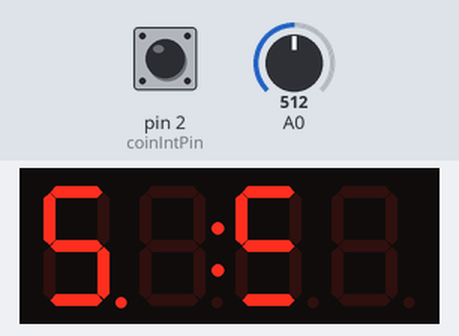
Bench run of a program on a simulated Arduino Nano, built with avr-gcc and run on an emulated ATmega328P. Parts: 4-digit seven-segment display. Wiring (inferred from the names in the program): HT16K33 LED driver at I2C address 0x70. The test bench sets the inputs (shaded band); at power-on: pin 2 (coinIntPin) HIGH, A0 = 512. Random numbers use the default seed unless the program sets one.

Above: at 1.2 s.
1.3 s: pin 2 (coinIntPin) pulled LOW for 0.15 s
At 2.5 s:
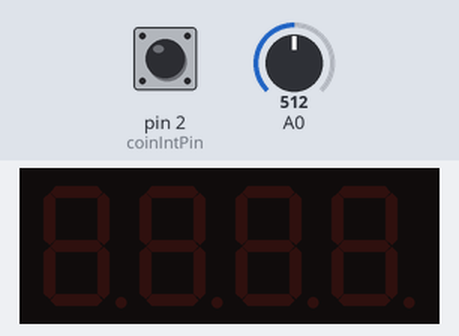
At 3.2 s:
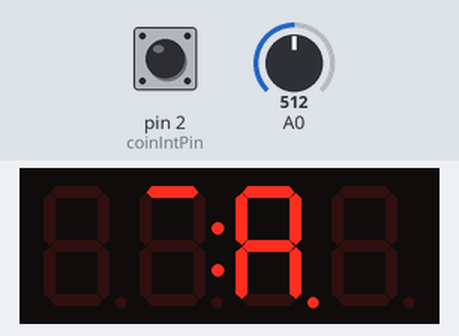
6.6 s: pin 2 (coinIntPin) pulled LOW for 1 s
At 9.15 s:
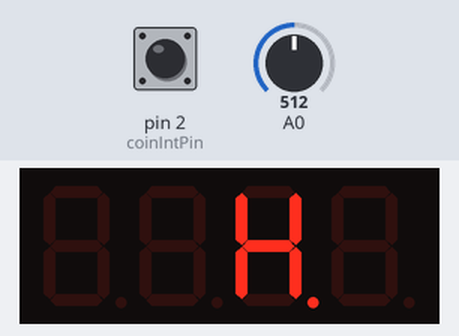
Timing chart, 0 to 10.7 s (numbered marks = the images above; inputs shaded):
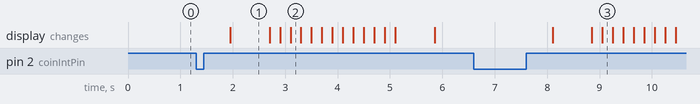

The program:

main.cpp
```cpp
#include <Arduino.h>
#include <Wire.h>
#include <Stepper.h>
#include <HT16K33Disp.h>
#include "billboard.h"
#include "price_handler.h"
#include "billboards_handler.h"
#include <random_seed.h>

#define RANDOM_SEED_PIN A1
static RandomSeed<RANDOM_SEED_PIN> randomizer;

HT16K33Disp disp(0x70, 1);

// #define PRICE_BUFFER 7
#define MESSAGE_BUFFER 40

#define BILLBOARD_BUFFER 60
#define PRICE_BUFFER 10

#define PRICE_DOWN_TIME 300000
#define PRICE_DOWN_STEP 5
#define PRICE_MIN 25
#define PRICE_MAX 995
#define PRICE_BOOST 4

#define BLANKING_TIME 750
#define HOME_TIMES 30

char price_buffer[PRICE_BUFFER];
char message_buffer[MESSAGE_BUFFER];

char billboard_buffer[BILLBOARD_BUFFER];
// char price_buffer[PRICE_BUFFER];

#define NUM_BILLBOARDS 10
const char template0[] PROGMEM = "%s";
const char template1[] PROGMEM = "    SWEETEN YOUR DAY only %s    ";
const char template2[] PROGMEM = "    OMG WTF %s for CANDY LOL    ";
const char template3[] PROGMEM = "    MOUTHGASM TIME just %s    ";
const char template4[] PROGMEM = "    SWEET DREAMS START HERE only %s    ";
const char template5[] PROGMEM = "    DON'T POSTPONE CANDY only %s    ";
const char template6[] PROGMEM = "    CLEANSE YOUR PALETTE for %s    ";
const char template7[] PROGMEM = "    A HANDFUL OF MAGIC just %s    ";
const char template8[] PROGMEM = "    DEFY THE DENTIST only %s    ";
const char template9[] PROGMEM = "    %s for SWEET SATISFACTION    ";
const char *const templates[] PROGMEM = {template0, template1, template2, template3, template4, template5, template6, template7, template8, template9};

PriceHandler price_handler(price_buffer, PRICE_DOWN_TIME, PRICE_DOWN_STEP, PRICE_MIN);
BillboardsHandler billboards_handler(billboard_buffer, NUM_BILLBOARDS, templates, BLANKING_TIME, HOME_TIMES);

// https://arduino.stackexchange.com/questions/60764/coin-recognition-using-coin-accepter-in-arduino-uno
// without a 100nF cap between the coin pin and ground, the pulses can be noisy

#define MOTOR_SPEED 9
#define MOTOR_PIN1 4
#define MOTOR_PIN2 5
#define MOTOR_PIN3 6
#define MOTOR_PIN4 7

#define COIN_GOLD 2
#define COIN_NICKEL 3
#define COIN_DIME 4
#define COIN_QUARTER 5
#define COIN_SPECIAL 6

#define MULTI_PURCHASE_DELAY 500
#define FUNDS_SHOW_TIME 1250

const int coinIntPin = 2;          //interruptPin 0 is digital pin 2
volatile boolean newCoin = false;
volatile int pulseCount;          //counts pulse for
volatile long timeFPulse = 0;     // to determine when First impulse was interrupted
int coinType;
long interval;           // to determine interval from first and last impulse
const int max_interval = 500;
int credits = 0;
int deposited = 0;

const int stepsPerRevolution = 2048;

Stepper myStepper(stepsPerRevolution, MOTOR_PIN1, MOTOR_PIN2, MOTOR_PIN3, MOTOR_PIN4);

void(* resetFunc) (void) = 0;

#define WHEEL_SEGMENTS 3
#define STEPS_PER_SEGMENT 693

int wheel_segment = 0;

void coinInserted(){
    newCoin = true;
    timeFPulse = millis();
    pulseCount++;
}

void setup() {
  myStepper.setSpeed(MOTOR_SPEED);
  // myStepper.step(stepsPerRevolution);

  randomizer.randomize();

  byte brightness[1] = { 3 };
  Wire.begin();
  disp.init(brightness);
  disp.clear();

  price_handler.begin(PRICE_MIN, millis());
  price_handler.refresh_price();
  billboards_handler.update_buffer(price_buffer);

  pinMode(coinIntPin, INPUT_PULLUP);
  attachInterrupt(digitalPinToInterrupt(coinIntPin), coinInserted, RISING);
}

void calibrate_wheel(){
  myStepper.step(stepsPerRevolution);
}

#define PRE_RELEASE_DELAY 100

void release_motor(){
  delay(PRE_RELEASE_DELAY);
  digitalWrite(MOTOR_PIN1, LOW);
  digitalWrite(MOTOR_PIN2, LOW);
  digitalWrite(MOTOR_PIN3, LOW);
  digitalWrite(MOTOR_PIN4, LOW);
}

void sendData(int coinType){
  if(coinType == COIN_SPECIAL){
    calibrate_wheel();
  }

  if(coinType == COIN_NICKEL) deposited += 5;
  if(coinType == COIN_DIME) deposited += 10;
  if(coinType == COIN_QUARTER) deposited += 25;
  if(coinType == COIN_GOLD) deposited += 100;

  price_handler.reset(millis());
  billboards_handler.reset();

  int current_price = price_handler.price();
  bool purchased = deposited >= current_price;

  if(purchased){
    disp.show_string("WAIT");
  }

  while(deposited >= current_price){
    deposited -= current_price;

	wheel_segment++;
    wheel_segment %= WHEEL_SEGMENTS;
    int leap_step = wheel_segment == 0 ? 1 : 0;
    myStepper.step(STEPS_PER_SEGMENT - leap_step);
    delay(MULTI_PURCHASE_DELAY);
    release_motor();
  }

  if(purchased) {
    price_handler.boost_price(PRICE_BOOST, PRICE_MAX);
    price_handler.refresh_price();
    // billboards_handler.update_buffer(current_price);
  }

  if(deposited == 0){
    disp.scroll_string("    THANK YOU    ");
    billboards_handler.update_buffer(price_buffer);
  } else {
    price_handler.format_price(deposited, price_buffer);
    sprintf(message_buffer, "%s", price_buffer);
    disp.scroll_string(message_buffer, FUNDS_SHOW_TIME);

    price_handler.refresh_price();
    billboards_handler.update_buffer(price_buffer);
  }
}

void loop()
{
  while (newCoin == true)
  {
    interval = millis() - timeFPulse;
    if(interval > max_interval)
    {
      coinType = pulseCount;
      sendData(coinType);
      pulseCount = 0;
      newCoin = false;
      }
  }

  unsigned long time = millis();

  if(price_handler.step(time)){
    price_handler.refresh_price();
    billboards_handler.update_buffer(price_buffer);
  }

  billboards_handler.run(time, &disp, price_buffer);
}
```

billboard.h
```cpp
#ifndef __BILLBOARD_H__
#define __BILLBOARD_H__
#include <HT16K33Disp.h>

class Billboard
{
public:
	explicit Billboard(char * buffer, int show_delay=0, int frame_delay=0);
	void begin(HT16K33Disp * display, int times);
	void reset_round(HT16K33Disp * display);
	bool step(HT16K33Disp * display, unsigned long time);

	char * _buffer;
	int _show_delay;
	int _frame_delay;

private:
	int _frames;
	int _num_times;
};

#endif
```

billboards_handler.h
```cpp
#ifndef __BILLBOARDS_HANDLER_H__
#define __BILLBOARDS_HANDLER_H__
#include <HT16K33Disp.h>
#include "billboard.h"

class BillboardsHandler
{
public:
	explicit BillboardsHandler(char * buffer, int num_templates, const char *const *templates, int blanking_time, int home_times, bool random=true, int show_delay=0, int frame_delay=0);
	void update_buffer(char *string);
	void run(unsigned long time, HT16K33Disp * display, char *string);
	void reset();
	bool handle_blanking(HT16K33Disp * display, unsigned long time);
	bool terminate_blanking(unsigned long time);
	void process_display(HT16K33Disp * display, char *string);
	void process_billboard_switch();
	byte run_times();

private:
	char *_buffer;
	int _num_billboards;
	Billboard *_billboard;
	const char * const* _templates;
	int _blanking_time;
	byte _home_times;
	bool _random;

	bool _running;
	byte _n_current_template;
	byte _n_next_template;
	bool _showing_home;
	bool _blanking;
	unsigned long _blanking_until;
};

#endif
```

billboard.cpp
```cpp
#include "billboard.h"

Billboard::Billboard(char * buffer, int show_delay, int frame_delay){
	_buffer = buffer;
	_show_delay = show_delay;
	_frame_delay = frame_delay;
	_frames = 0;
	_num_times = 0;
}

void Billboard::begin(HT16K33Disp * display, int times){
	_num_times = times;
	reset_round(display);
}

void Billboard::reset_round(HT16K33Disp * display){
	_frames = display->begin_scroll_string(_buffer, _show_delay, _frame_delay);
}

bool Billboard::step(HT16K33Disp * display, unsigned long time){
	if(display->step_scroll_string(time)){
		return true;
	} else {
		_num_times -= 1;
		if(_num_times == 0)
			return false;
		else {
			reset_round(display);
			return true;
		}
	}
}
```

billboards_handler.cpp
```cpp
#include <Arduino.h>
#include "billboard.h"
#include "billboards_handler.h"

BillboardsHandler::BillboardsHandler(char * buffer, int num_templates, const char *const *templates, int blanking_time, int home_times, bool random, int show_delay, int frame_delay){
	_buffer = buffer;
	_num_billboards = num_templates;
	_billboard = new Billboard(buffer, show_delay, frame_delay);
	_templates = templates;
	_blanking_time = blanking_time;
	_home_times = home_times;
	_random = random;

	reset();
}

void BillboardsHandler::reset(){
	_running = false;
	_n_current_template = 0;
	_n_next_template = _home_times == 0 ? 0 : 1;
	_showing_home = false;
	_blanking = true;
	_blanking_until = 0;;
}

void BillboardsHandler::update_buffer(char *string) {
	sprintf_P(_buffer, (char *)pgm_read_ptr(&(_templates[_n_current_template])), string);
}

void BillboardsHandler::run(unsigned long time, HT16K33Disp * display, char *string){
	if(handle_blanking(display, time))
		return;
	if(terminate_blanking(time))
		return;
	process_display(display, string);
	_running = _billboard->step(display, time);
}

// start blanking period when the current billboard stops running
bool BillboardsHandler::handle_blanking(HT16K33Disp * display, unsigned long time){
	if (!_running && !_blanking) {
		display->clear();
		_blanking = true;
		_blanking_until = time + _blanking_time;
		return true;
	}
	return false;
}

// end blanking period
bool BillboardsHandler::terminate_blanking(unsigned long time){
	if(_blanking) {
		if (time > _blanking_until)
			_blanking = false;
		else
			return true;
	}
	return false;
}

// start next billboard, alternating home (first billboard) and random other billboards
void BillboardsHandler::process_display(HT16K33Disp * display, char *string){
	if (!_running) {
		process_billboard_switch();
		update_buffer(string);
		_billboard->begin(display, run_times());
	}
}

void BillboardsHandler::process_billboard_switch(){
	if(_home_times){
		if (!_showing_home) {
			_showing_home = true;
			_n_current_template = 0;
		} else {
			_showing_home = false;
			if(_random)
				_n_current_template = random(1, _num_billboards);
			else {
				_n_current_template = _n_next_template;
				_n_next_template++;
				if(_n_next_template >= _num_billboards)
					_n_next_template = 1;
				}
		}
	} else {
		if(_random)
			_n_current_template = random(0, _num_billboards);
		else {
			_n_current_template = _n_next_template;
			_n_next_template++;
			if(_n_next_template >= _num_billboards)
				_n_next_template = 0;
		}
	}
}

byte BillboardsHandler::run_times(){
	byte times;
	if(_showing_home)
		times = _home_times;
	else
		times = 1;
	return times;
}
```

price_handler.h
```cpp
#ifndef __PRICE_HANDLER_H__
#define __PRICE_HANDLER_H__

class PriceHandler
{
public:
  PriceHandler(char *buffer, long price_down_time, int price_down_amount, int price_min);
  void begin(int price, unsigned long time);
  bool step(unsigned long time);
  void reset(unsigned long time);
  void refresh_price();
  void boost_price(byte factor, int price_max);
  void format_price(int price, char *buffer);
  int price();

private:
  char * _buffer;
  long _price_down_time;
  int _price_down_amount;
  int _price_min;
  int _price;
  unsigned long _next_price_down;
};

PriceHandler::PriceHandler(char *buffer, long price_down_time, int price_down_amount, int price_min){
  _buffer = buffer;
  _price_down_time = price_down_time;
  _price_down_amount = price_down_amount;
  _price_min = price_min;
}

void PriceHandler::begin(int price, unsigned long time) {
  _price = price;
  reset(time);
}

bool PriceHandler::step(unsigned long time) {
  if(_price > _price_min){
    if (time >= _next_price_down) {
      _price -= _price_down_amount;
      if (_price < _price_min)
        _price = _price_min;
      else
        _next_price_down = time + _price_down_time;
      return true;
    }
  }
  return false;
}

void PriceHandler::reset(unsigned long time) {
  _next_price_down = time + _price_down_time;
}

void PriceHandler::refresh_price() {
  format_price(_price, _buffer);
}

void PriceHandler::boost_price(byte factor, int price_max){
  _price = _price * factor;
  if(_price > price_max)
    _price = price_max;
}

int PriceHandler::price(){
  return _price;
}

void PriceHandler::format_price(int price, char *buffer) {
  int dollars = price / 100;
  char cents = price - (dollars * 100);
  if (dollars > 10)
    sprintf(buffer, "$%2d.%02d", dollars, cents);
  else if (dollars > 0)
    sprintf(buffer, "$%1d.%02d", dollars, cents);
  else
    sprintf(buffer, "$ .%02d", cents);
}
#endif
```

Measured:
- after the input at 1.3 s, the display: changes after 0.65 s (image 1)
